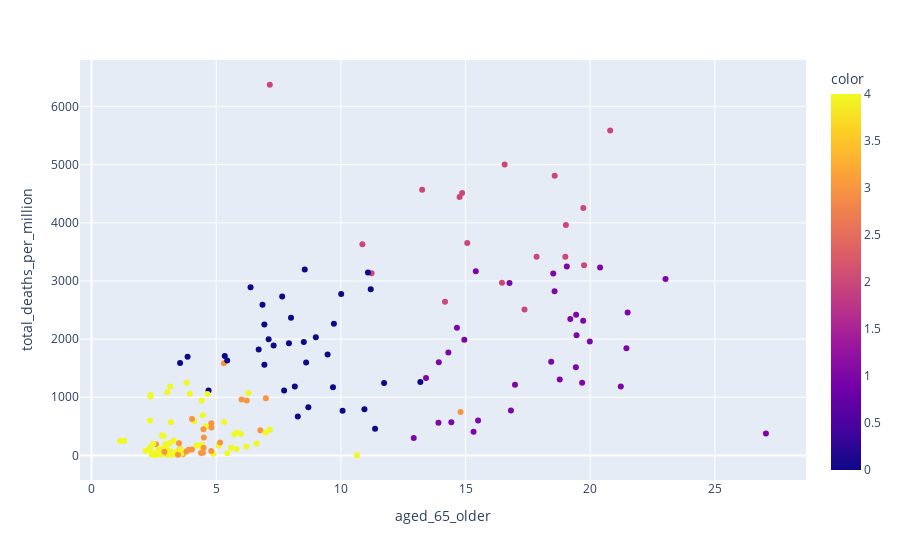

This figure's notebook cell:
### Code cell
fig = px.scatter(Z, x="aged_65_older", y="total_deaths_per_million", color = kmeans5.labels_)
fig.show()

### Figure 1 — Plotly figure (JSON) as saved in the notebook; plotly's stock layout.template omitted (floating-point values rounded to 4 significant figures; data arrays with more than 128 entries replaced by an {"elided": "..."} marker saying what was removed)
{"data": [{"hovertemplate": "aged_65_older=%{x}<br>total_deaths_per_million=%{y}<br>color=%{marker.color}<extra></extra>", "legendgroup": "", "marker": {"color": {"elided": "179 int values"}, "coloraxis": "coloraxis", "symbol": "circle"}, "mode": "markers", "name": "", "orientation": "v", "showlegend": false, "type": "scatter", "x": {"elided": "179 float values"}, "xaxis": "x", "y": {"elided": "179 float values"}, "yaxis": "y"}], "layout": {"coloraxis": {"colorbar": {"title": {"text": "color"}}, "colorscale": [[0, "#0d0887"], [0.1111, "#46039f"], [0.2222, "#7201a8"], [0.3333, "#9c179e"], [0.4444, "#bd3786"], [0.5556, "#d8576b"], [0.6667, "#ed7953"], [0.7778, "#fb9f3a"], [0.8889, "#fdca26"], [1, "#f0f921"]]}, "legend": {"tracegroupgap": 0}, "margin": {"t": 60}, "xaxis": {"anchor": "y", "domain": [0, 1], "title": {"text": "aged_65_older"}}, "yaxis": {"anchor": "x", "domain": [0, 1], "title": {"text": "total_deaths_per_million"}}}}
